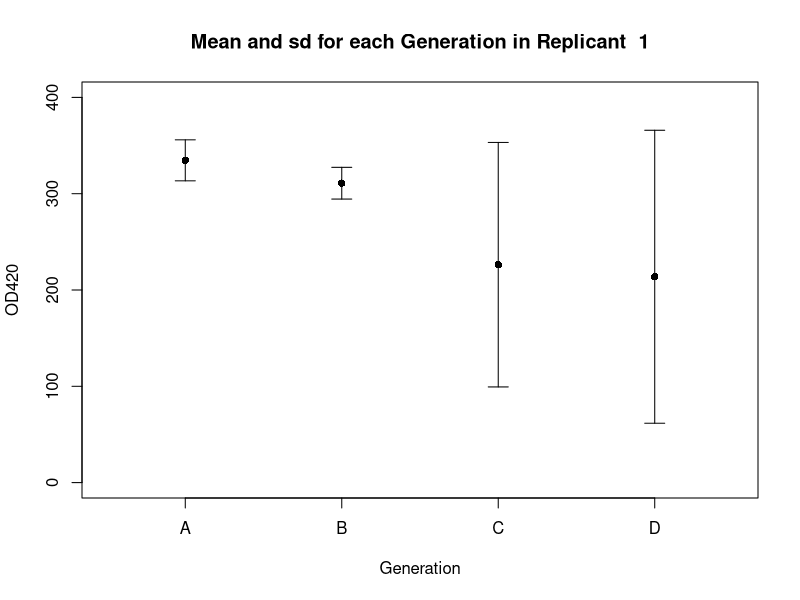
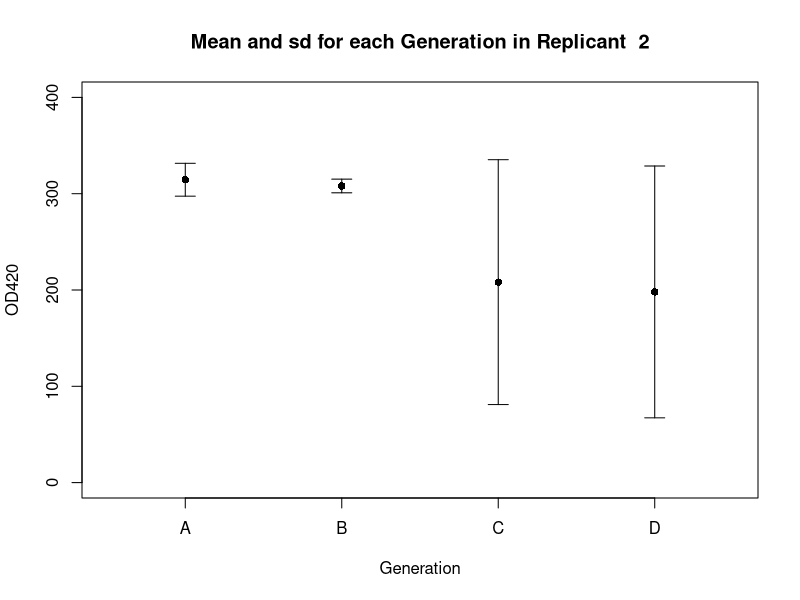
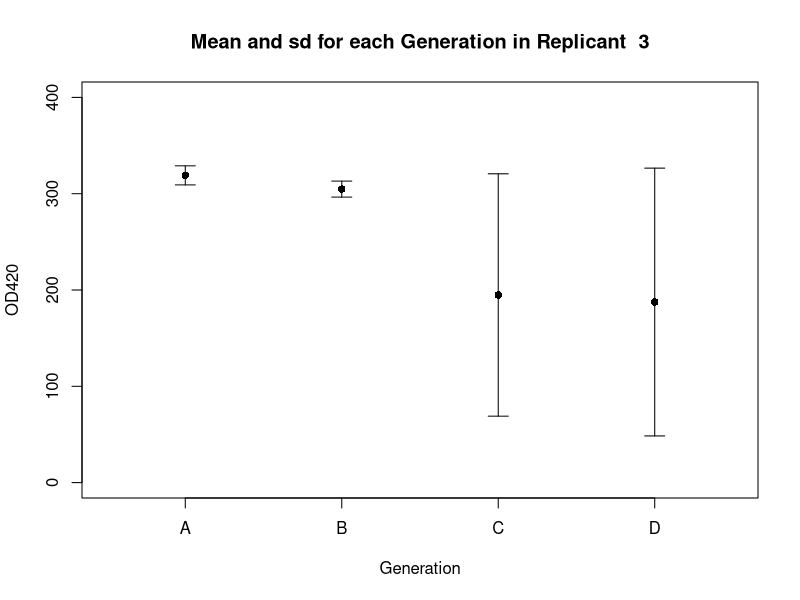
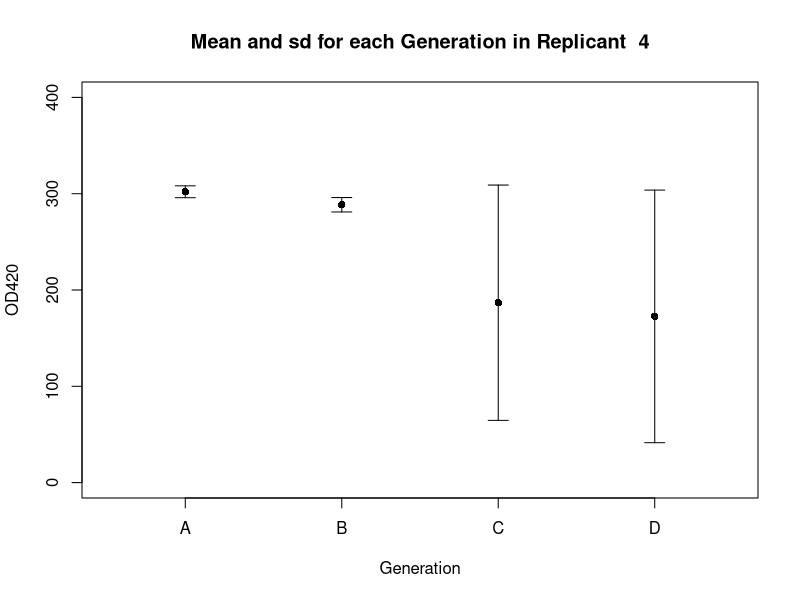
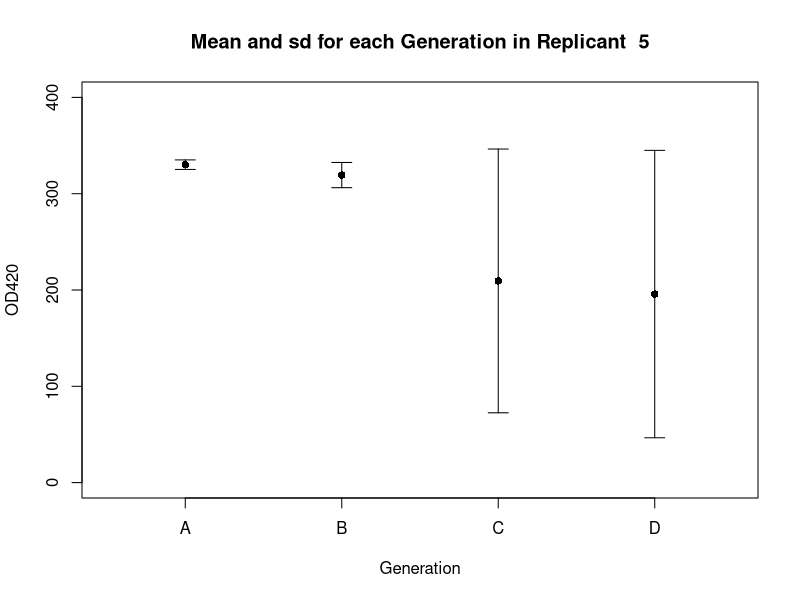

R code for these plots, in order: (Note: this script raises an error after producing the figures.)
# MOLGEN R Project 
# Citrate Concentration Data Analysis Script 
# Written By: Kilian Zindel
# 
# ___
# TODO: 
# - [x] Reorganize CSV file
# - [x] Read CSV file into data.frame
# - [x] Calcualte mean and sd for each datapoint 
# - [x] Output to CSV file, format tables in excel 
# - [x] Plot: time on the x-axis, citrate concentration [OD420] on the y-axis 
# - [x] Fix mean/sd table, group by replicant, not by generation!! 
# - [x] Plot mean and sd using error bars 

# read in data from .csv file
data <- read.csv("Data_Citrate_concentrations_reorganized.csv", header=TRUE, sep=",")

# rename the columns to make things easier 
colnames(data) <- c("Gen", "time", "repl", "OD420")

# calculate mean and standard deviation for each data points
# create table to store results 
table <- data.frame(Generation=character(), Replicant=numeric(), mean=numeric(), stddev=numeric())
Generations <- list('A', 'B', 'C', 'D')

# get mean and stddev for OD420 values of each generation in each replicant
# for (generation in Generations) {
#  for (replicant in 1:5) {
for (replicant in 1:5) {
  for (generation in Generations) {
    OD420 = subset(data, repl == replicant & Gen == generation)[['OD420']]
    dpmean = mean(OD420)
    dpsd = sd(OD420)
    # print(paste("For replicant", replicant, "and generation", generation, "the mean is", dpmean, "and the standard deviation is", dpsd))
    # add to table 
    table <- rbind(table, data.frame(Generation=generation, Replicant=replicant, mean=dpmean, stddev=dpsd))
  }
  # get subset of table for this generation, plot mean & stddev of each replicant
  replData <- subset(table, Replicant==replicant)
  means <- replData[["mean"]]
  sds <- replData[["stddev"]]

  # open png device
  png(paste(paste("plots/plot", 3, replicant, sep='-'), ".png", sep=""), width=800, height=600)
  
  plot(1:4, means, ylim=c(0,400), xlim=c(0.5, 4.5), pch=16, xaxt="n", xlab="Generation", ylab="OD420", main=paste("Mean and sd for each Generation in Replicant ", replicant))
  arrows(x0=1:4, y0=means-sds, y1=means+sds, angle=90, code=3, length=0.1)
  axis(1, at=1:4, labels=c("A", "B", "C", "D"))
  #plot(means ~ genData[['Replicant']], ylim=c(0,400), pch=16, xlab="Group", ylab="Value", main="Title")
  #arrows(x0=1:5, y0=means-sds, y1=means+sds, angle=90, code=3, length=0.1)
  
  # close png device 
  dev.off()
}

# write table-1 to csv file
write.csv(table, "plots/table-1.csv")
# print("TABLE 1: mean and standard deviation for each generation in each replicant.")
# print(table)


table2 <- data.frame(Generation=character(), mean=numeric(), stddev=numeric())

# get mean and stddev for OD420 valyes of each generation across all replicants 
for (generation in Generations) {
  datapoint = subset(data, Gen == generation)[['OD420']]
  dpmean = mean(datapoint)
  dpsd = sd(datapoint) 
  table2 <- rbind(table2, data.frame(Generation=generation, mean=dpmean, stddev=dpsd))
}


write.csv(table2, "plots/table-2.csv")
#print("TABLE 2: mean and standard deviation for each generation across all replicants combined.")
#print(table2)

# make plots
for (replicant in 1:5) {
  # open png device
  png(paste(paste("plots/plot", 1, replicant, sep='-'), ".png", sep=""), width=800, height=600)
  
  genA = subset(data, repl == replicant & Gen == 'A')[['OD420']]
  genB = subset(data, repl == replicant & Gen == 'B')[['OD420']]
  genC = subset(data, repl == replicant & Gen == 'C')[['OD420']]
  genD = subset(data, repl == replicant & Gen == 'D')[['OD420']]
  
  title = paste(paste("plot", 1, replicant, sep='-'), "Citrate Concentrations in the culture medium of E. coli", sep=": ")
  plot(genA, type = 'l', ylim=c(0,400), col='blue', main=title, ylab='OD420', xlab='Time (h)')
  lines(genB, type = 'l', col='red')  
  lines(genC, type = 'l', col='purple')
  lines(genD, type = 'l', col='green')
  legend("bottomleft", legend=c("Gen A", "Gen B", "Gen C", "Gen D"), col=c("blue", "red", "purple", "green"), lty=1, pch=1)
  
  # close png device (write) 
  dev.off()
}

# make plot with OD420 averaged across all 5 replicants
# open png device
png("plots/plot-2.png", width=800, height=600)

# Subset Gen A data across all replicants, group by time, calculate mean
genA_data <- subset(data, Gen == 'A')
genA_mean <- aggregate(OD420 ~ time, data = genA_data, mean, na.rm = TRUE)
genB_data <- subset(data, Gen == 'B')
genB_mean <- aggregate(OD420 ~ time, data = genB_data, mean, na.rm = TRUE)
genC_data <- subset(data, Gen == 'C')
genC_mean <- aggregate(OD420 ~ time, data = genC_data, mean, na.rm = TRUE)
genD_data <- subset(data, Gen == 'D')
genD_mean <- aggregate(OD420 ~ time, data = genD_data, mean, na.rm = TRUE)

title = "Plot-2: Citrate Concentrations in the culture medium of E. coli"
plot(genA_mean, type = 'l', ylim=c(0,400), col='blue', main=title, ylab='OD420', xlab='Time (h)')
lines(genB_mean, type = 'l', col='red')  
lines(genC_mean, type = 'l', col='purple')
lines(genD_mean, type = 'l', col='green')
legend("bottomleft", legend=c("Gen A", "Gen B", "Gen C", "Gen D"), col=c("blue", "red", "purple", "green"), lty=1, pch=1)

# close png device (write) 
dev.off()
